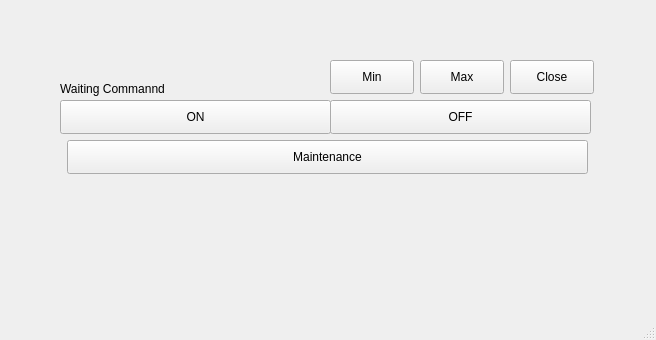
<?xml version="1.0" encoding="UTF-8"?>
<ui version="4.0">
 <class>MainWindow</class>
 <widget class="QMainWindow" name="MainWindow">
  <property name="geometry">
   <rect>
    <x>0</x>
    <y>0</y>
    <width>656</width>
    <height>340</height>
   </rect>
  </property>
  <property name="windowTitle">
   <string>MainWindow</string>
  </property>
  <widget class="QWidget" name="centralwidget">
   <property name="autoFillBackground">
    <bool>false</bool>
   </property>
   <widget class="QPushButton" name="On">
    <property name="geometry">
     <rect>
      <x>60</x>
      <y>100</y>
      <width>271</width>
      <height>34</height>
     </rect>
    </property>
    <property name="text">
     <string>ON</string>
    </property>
   </widget>
   <widget class="QLabel" name="label">
    <property name="geometry">
     <rect>
      <x>60</x>
      <y>80</y>
      <width>261</width>
      <height>18</height>
     </rect>
    </property>
    <property name="text">
     <string>Waiting Commannd</string>
    </property>
   </widget>
   <widget class="QPushButton" name="closeButton">
    <property name="geometry">
     <rect>
      <x>510</x>
      <y>60</y>
      <width>84</width>
      <height>34</height>
     </rect>
    </property>
    <property name="text">
     <string>Close</string>
    </property>
   </widget>
   <widget class="QPushButton" name="maxButton">
    <property name="geometry">
     <rect>
      <x>420</x>
      <y>60</y>
      <width>84</width>
      <height>34</height>
     </rect>
    </property>
    <property name="text">
     <string>Max</string>
    </property>
   </widget>
   <widget class="QPushButton" name="minButton">
    <property name="geometry">
     <rect>
      <x>330</x>
      <y>60</y>
      <width>84</width>
      <height>34</height>
     </rect>
    </property>
    <property name="text">
     <string>Min</string>
    </property>
   </widget>
   <widget class="QPushButton" name="Off">
    <property name="geometry">
     <rect>
      <x>330</x>
      <y>100</y>
      <width>261</width>
      <height>34</height>
     </rect>
    </property>
    <property name="text">
     <string>OFF</string>
    </property>
   </widget>
   <widget class="QPushButton" name="maintenanceButton">
    <property name="geometry">
     <rect>
      <x>67</x>
      <y>140</y>
      <width>521</width>
      <height>34</height>
     </rect>
    </property>
    <property name="text">
     <string>Maintenance</string>
    </property>
   </widget>
  </widget>
  <widget class="QMenuBar" name="menubar">
   <property name="geometry">
    <rect>
     <x>0</x>
     <y>0</y>
     <width>656</width>
     <height>30</height>
    </rect>
   </property>
  </widget>
  <widget class="QStatusBar" name="statusbar"/>
 </widget>
 <resources/>
 <connections>
  <connection>
   <sender>closeButton</sender>
   <signal>clicked()</signal>
   <receiver>MainWindow</receiver>
   <slot>close()</slot>
   <hints>
    <hint type="sourcelabel">
     <x>566</x>
     <y>71</y>
    </hint>
    <hint type="destinationlabel">
     <x>569</x>
     <y>94</y>
    </hint>
   </hints>
  </connection>
  <connection>
   <sender>maxButton</sender>
   <signal>clicked()</signal>
   <receiver>MainWindow</receiver>
   <slot>showMaximized()</slot>
   <hints>
    <hint type="sourcelabel">
     <x>464</x>
     <y>72</y>
    </hint>
    <hint type="destinationlabel">
     <x>464</x>
     <y>97</y>
    </hint>
   </hints>
  </connection>
  <connection>
   <sender>minButton</sender>
   <signal>clicked()</signal>
   <receiver>MainWindow</receiver>
   <slot>showMinimized()</slot>
   <hints>
    <hint type="sourcelabel">
     <x>368</x>
     <y>73</y>
    </hint>
    <hint type="destinationlabel">
     <x>376</x>
     <y>96</y>
    </hint>
   </hints>
  </connection>
 </connections>
</ui>
